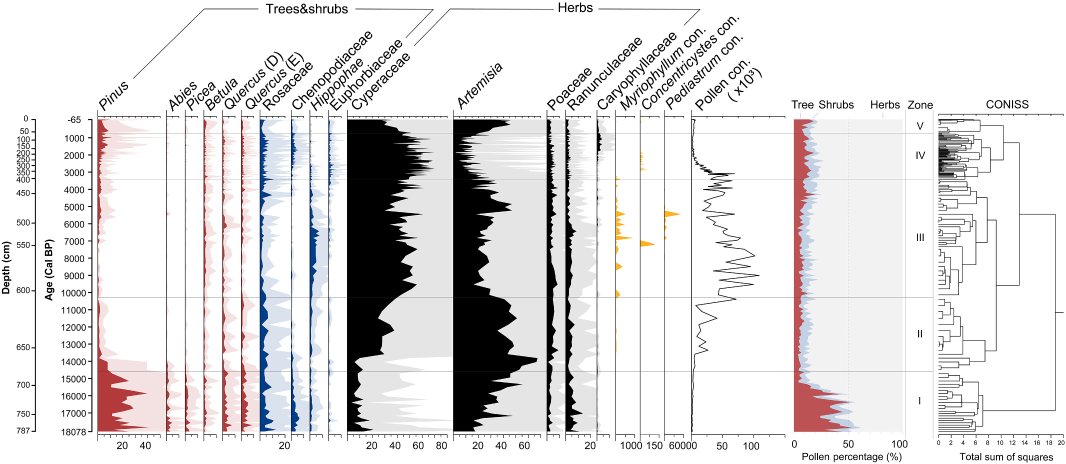
#> input picture tests/data/figures/real_plates/fig3_raw.jpeg, 2132 x 928 px, found by its file name (shown at 1/2 size)
$ python truth.py
#> lines starting #> are read from the running program, lines starting #| are printed output that depends on the picture; after the words box and inside, x2 and y2 are one past the last pixel; in counts of white or black regions, pixels touching at a corner belong together
# -*- coding: utf-8 -*-
"""Ground-truth measurement of the two-layer pollen figure.

Prints, per column, the histogram of "neutral dark" candidate pixels so we can
separate solid fill from the pale exaggeration envelope without guesswork.
"""
from __future__ import annotations

import sys, os
sys.path.insert(0, os.path.abspath(os.path.join(os.path.dirname(__file__), '..', '..')))

import numpy as np
from PIL import Image

FIG = "output/han2026_ngamring/fig3_raw.jpeg"
Y0, Y1 = 245, 850
COLUMNS = [
    ("Pinus", 332, 370), ("Abies", 370, 407), ("Picea", 407, 445),
    ("Betula", 445, 482), ("QuercusD", 482, 521), ("QuercusE", 521, 582),
    ("Rosaceae", 582, 619), ("Chenopodiaceae", 619, 657),
    ("Hippophae", 657, 704), ("Euphorbiaceae", 704, 924),
    ("Cyperaceae", 924, 1096), ("Artemisia", 1096, 1133),
    ("Poaceae", 1133, 1193), ("Ranunculaceae", 1193, 1231),
    ("Caryophyllaceae", 1231, 1280),
]

arr = np.array(Image.open(FIG).convert("RGB")).astype(float)
rgb = arr
lum = rgb.mean(axis=-1)
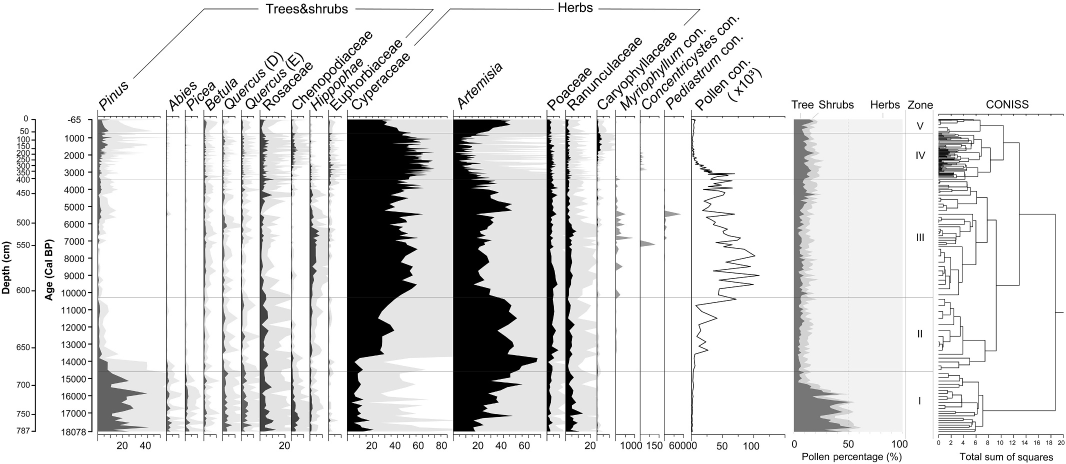
#> lum: shape (928, 2132) float64 (shown at 1/2 size); min 0, max 255, mean 223.4
chroma = rgb.max(axis=-1) - rgb.min(axis=-1)
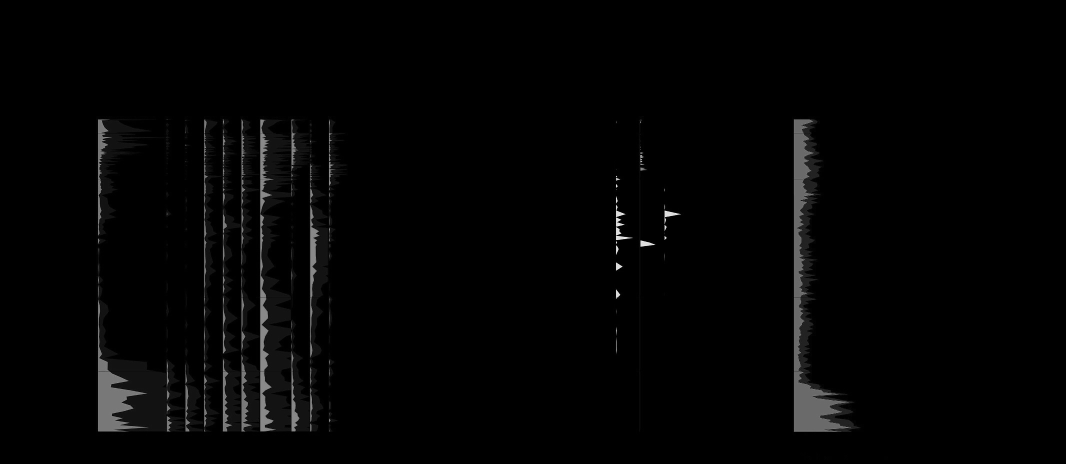
#> chroma: shape (928, 2132) float64 (shown at 1/2 size); min 0, max 255, mean 3.7

for name, x0, x1 in COLUMNS:
    sub_lum = lum[Y0:Y1, x0 + 3: x1 - 3]
    sub_chroma = chroma[Y0:Y1, x0 + 3: x1 - 3]
    # neutral = low chroma
    neutral = sub_chroma <= 20
    vals = sub_lum[neutral]
    # histogram over 100..255 in bins of 5
    hist, edges = np.histogram(vals, bins=32, range=(95, 255))
    top = sorted(zip(hist, edges[:-1] + 2.5), reverse=True)[:5]
    print(f"{name:<17} neutral px={neutral.sum():>7}  "
          f"top lum bins: " + ", ".join(f"{int(e):.0f}:{h}" for h, e in top))
#> this loop made 15 passes
#| Pinus             neutral px=  18760  top lum bins: 252:17040, 232:1002, 237:159, 227:151, 247:144
#| Abies             neutral px=  18257  top lum bins: 252:16465, 232:1194, 237:130, 227:128, 242:120
#| Picea             neutral px=  17752  top lum bins: 252:12828, 232:3146, 227:473, 237:452, 242:390
#| Betula            neutral px=  16624  top lum bins: 252:10282, 232:4610, 227:496, 237:419, 247:370
#| QuercusD          neutral px=  17346  top lum bins: 252:10589, 232:4841, 227:526, 237:461, 247:408
#| QuercusE          neutral px=  27133  top lum bins: 227:13735, 252:10439, 222:927, 232:649, 247:400
#| Rosaceae          neutral px=  16969  top lum bins: 252:12880, 227:2743, 222:358, 232:239, 242:209
#| Chenopodiaceae    neutral px=  16405  top lum bins: 252:9905, 227:4843, 222:471, 232:301, 242:265
#> (further printed lines are left out)
#> pass 1, `sub_lum = lum[Y0:Y1, x0 + 3: x1 - 3]`:
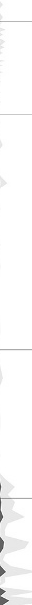
#> sub_lum: shape (605, 32) float64; min 73.33, max 255, mean 250.6
#> pass 1, `sub_chroma = chroma[Y0:Y1, x0 + 3: x1 - 3]`:
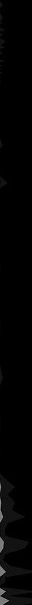
#> sub_chroma: shape (605, 32) float64; min 0, max 154, mean 3.1
#> pass 1, `neutral = sub_chroma <= 20`:
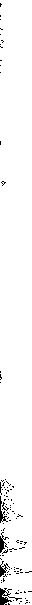
#> neutral: shape (605, 32) bool; 96.9% white; 99 black regions (95 under 20 px), largest, box (x1, y1, x2, y2) and area: (0, 588, 22, 605) 132, (0, 532, 9, 553) 74, (0, 496, 8, 523) 65, (0, 561, 10, 577) 63
#> pass 2, `sub_lum = lum[Y0:Y1, x0 + 3: x1 - 3]`:
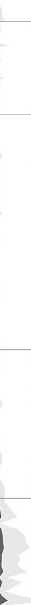
#> sub_lum: shape (605, 31) float64; min 58, max 255, mean 250.6
#> after the loop:
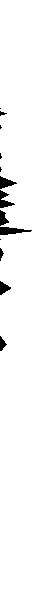
#> neutral: shape (605, 43) bool; 97.3% white; 13 black regions (6 under 20 px), largest, box (x1, y1, x2, y2) and area: (0, 227, 32, 235) 159, (0, 190, 15, 208) 123, (0, 176, 17, 189) 116
